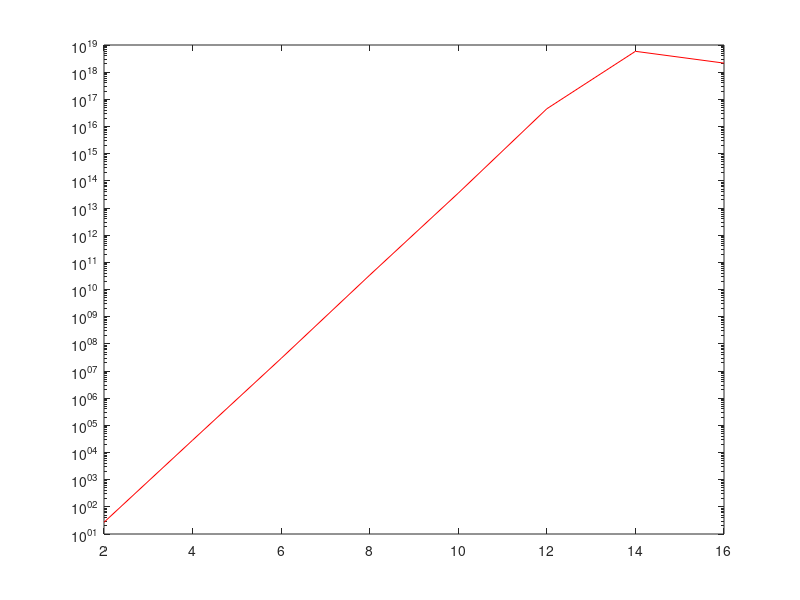
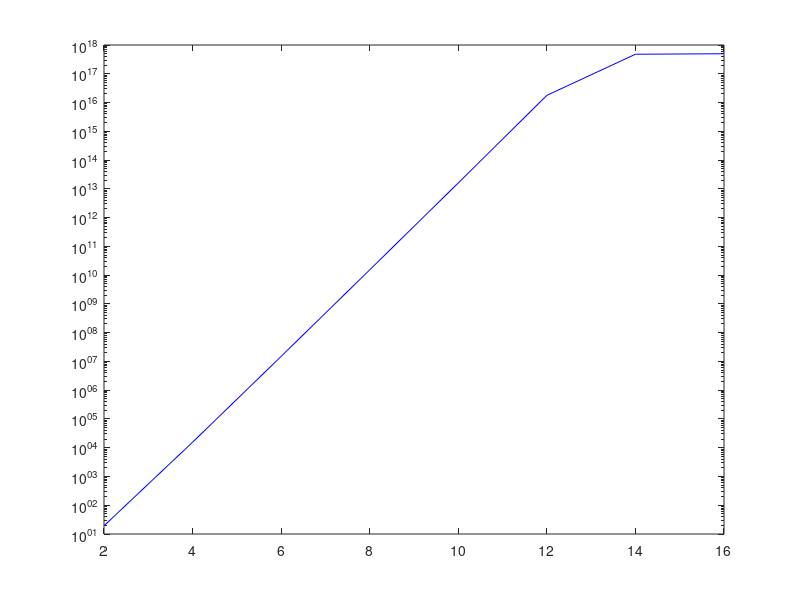
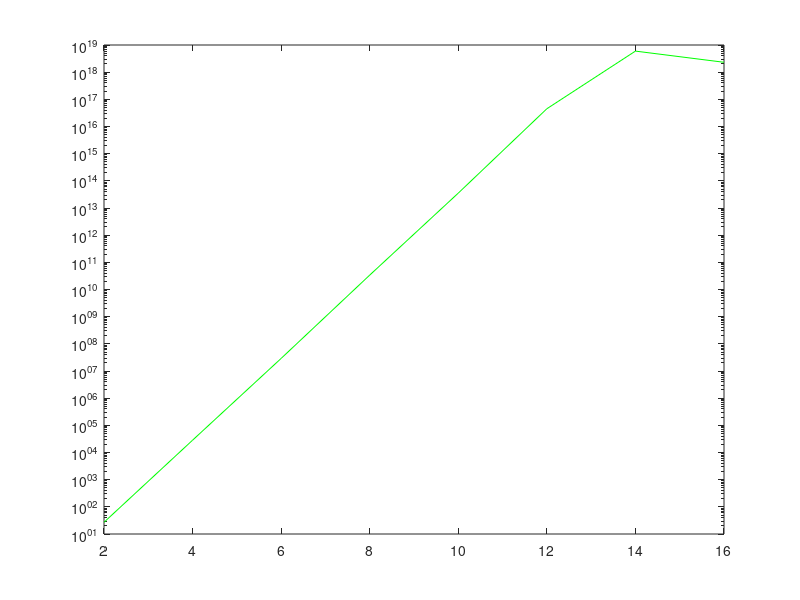

These charts were generated, in order, by the following MATLAB code:
function observeillcond()

    C1 = [];
    C2 = [];
    Cinf = [];
    N = 2:2:16;
    for n = N
        H = hilb(n);
        C2 = [C2;cond(H)];
        C1 = [C1;cond(H,1)];
        Cinf = [Cinf;cond(H,inf)];
    end
    semilogy(N,C1,'r');
    figure;
    semilogy(N,C2,'b');
    figure;
    semilogy(N,Cinf,'g');
    
end

